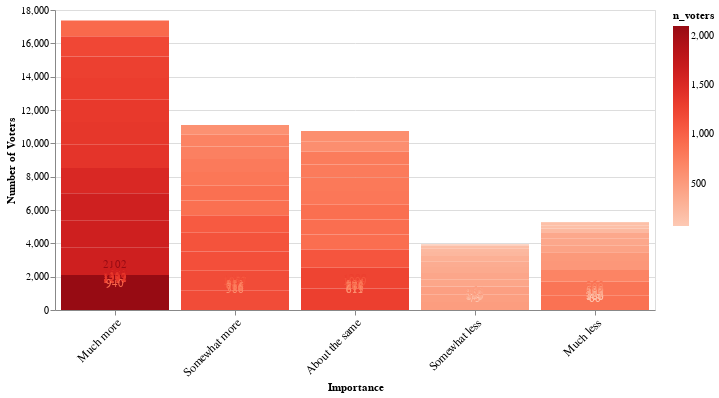

Notebook code for this chart:
### Code cell
rep_long = rep_melted.groupby(["Matter","Importance"]).agg("size").reset_index().rename({0:"n_voters"}, axis = "columns")

rep_binding = alt.binding_select(options = [x for x in rep_long["Matter"].unique()])
rep_selection = alt.selection_single(fields =["Matter"], bind = rep_binding)

b = alt.Chart(rep_long).mark_bar().encode(
     x = alt.X("Importance",axis=alt.Axis(labelAngle=-45,labelFontSize=12, title = "Importance"),
              sort = ["Much more","Somewhat more","About the same","Somewhat less","Much less"]),
    y= alt.Y("n_voters", title = "Number of Voters"),
    color = alt.Color("n_voters",scale = alt.Scale(scheme="reds")))

b_text = b.mark_text(dy=-10,align="center").encode(
    text ="n_voters")
bars_and_text = b+b_text

bars_and_text.transform_filter(rep_selection).add_selection(rep_selection).properties(width=600)

### Figure 1 — Vega-Lite specification as saved in the notebook (floating-point values rounded to 4 significant figures)
{"config": {"view": {"continuousWidth": 400, "continuousHeight": 300}}, "layer": [{"mark": "bar", "encoding": {"color": {"type": "quantitative", "field": "n_voters", "scale": {"scheme": "reds"}}, "x": {"type": "nominal", "axis": {"labelAngle": -45, "labelFontSize": 12, "title": "Importance"}, "field": "Importance", "sort": ["Much more", "Somewhat more", "About the same", "Somewhat less", "Much less"]}, "y": {"type": "quantitative", "field": "n_voters", "title": "Number of Voters"}}, "selection": {"selector021": {"type": "single", "fields": ["Matter"], "bind": {"input": "select", "options": ["combating_climate_change", "combating_terrorism", "creating_jobs", "increasing_racial_equality", "political_correctness", "reduce_poverty", "reduce_size_government", "reducing_national_debt", "reducing_taxes", "reforming_health_care", "renegotiating_trade_deals", "restricting_immigration"]}}}}, {"mark": {"type": "text", "align": "center", "dy": -10}, "encoding": {"color": {"type": "quantitative", "field": "n_voters", "scale": {"scheme": "reds"}}, "text": {"type": "quantitative", "field": "n_voters"}, "x": {"type": "nominal", "axis": {"labelAngle": -45, "labelFontSize": 12, "title": "Importance"}, "field": "Importance", "sort": ["Much more", "Somewhat more", "About the same", "Somewhat less", "Much less"]}, "y": {"type": "quantitative", "field": "n_voters", "title": "Number of Voters"}}}], "data": {"name": "data-0b938812104f407a4c03b201f37cba51"}, "transform": [{"filter": {"selection": "selector021"}}], "width": 600, "$schema": "https://vega.github.io/schema/vega-lite/v4.8.1.json", "datasets": {"data-0b938812104f407a4c03b201f37cba51": [{"Matter": "combating_climate_change", "Importance": "About the same", "n_voters": 817}, {"Matter": "combating_climate_change", "Importance": "Much less", "n_voters": 861}, {"Matter": "combating_climate_change", "Importance": "Much more", "n_voters": 1305}, {"Matter": "combating_climate_change", "Importance": "Somewhat less", "n_voters": 467}, {"Matter": "combating_climate_change", "Importance": "Somewhat more", "n_voters": 586}, {"Matter": "combating_terrorism", "Importance": "About the same", "n_voters": 1249}, {"Matter": "combating_terrorism", "Importance": "Much less", "n_voters": 166}, {"Matter": "combating_terrorism", "Importance": "Much more", "n_voters": 1522}, {"Matter": "combating_terrorism", "Importance": "Somewhat less", "n_voters": 227}, {"Matter": "combating_terrorism", "Importance": "Somewhat more", "n_voters": 879}, {"Matter": "creating_jobs", "Importance": "About the same", "n_voters": 615}, {"Matter": "creating_jobs", "Importance": "Much less", "n_voters": 68}, {"Matter": "creating_jobs", "Importance": "Much more", "n_voters": 2102}, {"Matter": "creating_jobs", "Importance": "Somewhat less", "n_voters": 73}, {"Matter": "creating_jobs", "Importance": "Somewhat more", "n_voters": 1180}, {"Matter": "increasing_racial_equality", "Importance": "About the same", "n_voters": 1288}, {"Matter": "increasing_racial_equality", "Importance": "Much less", "n_voters": 429}, {"Matter": "increasing_racial_equality", "Importance": "Much more", "n_voters": 1217}, {"Matter": "increasing_racial_equality", "Importance": "Somewhat less", "n_voters": 308}, {"Matter": "increasing_racial_equality", "Importance": "Somewhat more", "n_voters": 792}, {"Matter": "political_correctness", "Importance": "About the same", "n_voters": 788}, {"Matter": "political_correctness", "Importance": "Much less", "n_voters": 835}, {"Matter": "political_correctness", "Importance": "Much more", "n_voters": 1282}, {"Matter": "political_correctness", "Importance": "Somewhat less", "n_voters": 400}, {"Matter": "political_correctness", "Importance": "Somewhat more", "n_voters": 736}, {"Matter": "reduce_poverty", "Importance": "About the same", "n_voters": 897}, {"Matter": "reduce_poverty", "Importance": "Much less", "n_voters": 160}, {"Matter": "reduce_poverty", "Importance": "Much more", "n_voters": 1622}, {"Matter": "reduce_poverty", "Importance": "Somewhat less", "n_voters": 175}, {"Matter": "reduce_poverty", "Importance": "Somewhat more", "n_voters": 1178}, {"Matter": "reduce_size_government", "Importance": "About the same", "n_voters": 896}, {"Matter": "reduce_size_government", "Importance": "Much less", "n_voters": 520}, {"Matter": "reduce_size_government", "Importance": "Much more", "n_voters": 1391}, {"Matter": "reduce_size_government", "Importance": "Somewhat less", "n_voters": 405}, {"Matter": "reduce_size_government", "Importance": "Somewhat more", "n_voters": 824}, {"Matter": "reducing_national_debt", "Importance": "About the same", "n_voters": 806}, {"Matter": "reducing_national_debt", "Importance": "Much less", "n_voters": 227}, {"Matter": "reducing_national_debt", "Importance": "Much more", "n_voters": 1639}, {"Matter": "reducing_national_debt", "Importance": "Somewhat less", "n_voters": 240}, {"Matter": "reducing_national_debt", "Importance": "Somewhat more", "n_voters": 1121}, {"Matter": "reducing_taxes", "Importance": "About the same", "n_voters": 891}, {"Matter": "reducing_taxes", "Importance": "Much less", "n_voters": 391}, {"Matter": "reducing_taxes", "Importance": "Much more", "n_voters": 1363}, {"Matter": "reducing_taxes", "Importance": "Somewhat less", "n_voters": 343}, {"Matter": "reducing_taxes", "Importance": "Somewhat more", "n_voters": 1057}, {"Matter": "reforming_health_care", "Importance": "About the same", "n_voters": 611}, {"Matter": "reforming_health_care", "Importance": "Much less", "n_voters": 535}, {"Matter": "reforming_health_care", "Importance": "Much more", "n_voters": 1639}, {"Matter": "reforming_health_care", "Importance": "Somewhat less", "n_voters": 365}, {"Matter": "reforming_health_care", "Importance": "Somewhat more", "n_voters": 883}, {"Matter": "renegotiating_trade_deals", "Importance": "About the same", "n_voters": 1099}, {"Matter": "renegotiating_trade_deals", "Importance": "Much less", "n_voters": 383}, {"Matter": "renegotiating_trade_deals", "Importance": "Much more", "n_voters": 940}, {"Matter": "renegotiating_trade_deals", "Importance": "Somewhat less", "n_voters": 462}, {"Matter": "renegotiating_trade_deals", "Importance": "Somewhat more", "n_voters": 1153}, {"Matter": "restricting_immigration", "Importance": "About the same", "n_voters": 778}, {"Matter": "restricting_immigration", "Importance": "Much less", "n_voters": 709}, {"Matter": "restricting_immigration", "Importance": "Much more", "n_voters": 1342}, {"Matter": "restricting_immigration", "Importance": "Somewhat less", "n_voters": 485}, {"Matter": "restricting_immigration", "Importance": "Somewhat more", "n_voters": 716}]}}
